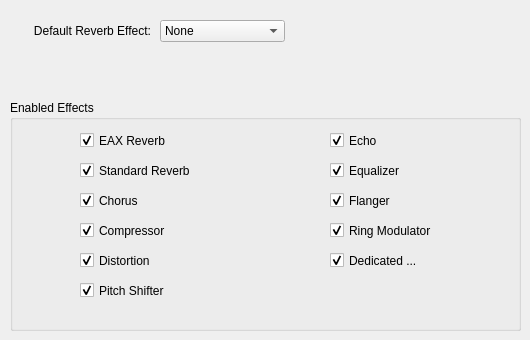
    <widget class="QWidget" name="tab_4">
     <attribute name="title">
      <string>Effects</string>
     </attribute>
     <widget class="QGroupBox" name="groupBox_5">
      <property name="geometry">
       <rect>
        <x>10</x>
        <y>100</y>
        <width>511</width>
        <height>231</height>
       </rect>
      </property>
      <property name="toolTip">
       <string>Specifies which effects apps can recognize. Disabling effects
can help for apps that try to use ones that are too intensive
for the system to handle.</string>
      </property>
      <property name="title">
       <string>Enabled Effects</string>
      </property>
      <widget class="QCheckBox" name="enableEaxReverbCheck">
       <property name="geometry">
        <rect>
         <x>70</x>
         <y>30</y>
         <width>131</width>
         <height>21</height>
        </rect>
       </property>
       <property name="text">
        <string>EAX Reverb</string>
       </property>
       <property name="checked">
        <bool>true</bool>
       </property>
      </widget>
      <widget class="QCheckBox" name="enableStdReverbCheck">
       <property name="geometry">
        <rect>
         <x>70</x>
         <y>60</y>
         <width>131</width>
         <height>21</height>
        </rect>
       </property>
       <property name="text">
        <string>Standard Reverb</string>
       </property>
       <property name="checked">
        <bool>true</bool>
       </property>
      </widget>
      <widget class="QCheckBox" name="enableChorusCheck">
       <property name="geometry">
        <rect>
         <x>70</x>
         <y>90</y>
         <width>131</width>
         <height>21</height>
        </rect>
       </property>
       <property name="text">
        <string>Chorus</string>
       </property>
       <property name="checked">
        <bool>true</bool>
       </property>
      </widget>
      <widget class="QCheckBox" name="enableDistortionCheck">
       <property name="geometry">
        <rect>
         <x>70</x>
         <y>150</y>
         <width>131</width>
         <height>21</height>
        </rect>
       </property>
       <property name="text">
        <string>Distortion</string>
       </property>
       <property name="checked">
        <bool>true</bool>
       </property>
      </widget>
      <widget class="QCheckBox" name="enableEchoCheck">
       <property name="geometry">
        <rect>
         <x>320</x>
         <y>30</y>
         <width>131</width>
         <height>21</height>
        </rect>
       </property>
       <property name="text">
        <string>Echo</string>
       </property>
       <property name="checked">
        <bool>true</bool>
       </property>
      </widget>
      <widget class="QCheckBox" name="enableEqualizerCheck">
       <property name="geometry">
        <rect>
         <x>320</x>
         <y>60</y>
         <width>131</width>
         <height>21</height>
        </rect>
       </property>
       <property name="text">
        <string>Equalizer</string>
       </property>
       <property name="checked">
        <bool>true</bool>
       </property>
      </widget>
      <widget class="QCheckBox" name="enableFlangerCheck">
       <property name="geometry">
        <rect>
         <x>320</x>
         <y>90</y>
         <width>131</width>
         <height>21</height>
        </rect>
       </property>
       <property name="text">
        <string>Flanger</string>
       </property>
       <property name="checked">
        <bool>true</bool>
       </property>
      </widget>
      <widget class="QCheckBox" name="enableModulatorCheck">
       <property name="geometry">
        <rect>
         <x>320</x>
         <y>120</y>
         <width>131</width>
         <height>21</height>
        </rect>
       </property>
       <property name="text">
        <string>Ring Modulator</string>
       </property>
       <property name="checked">
        <bool>true</bool>
       </property>
      </widget>
      <widget class="QCheckBox" name="enableDedicatedCheck">
       <property name="geometry">
        <rect>
         <x>320</x>
         <y>150</y>
         <width>131</width>
         <height>21</height>
        </rect>
       </property>
       <property name="toolTip">
        <string>Enables both the Dedicated Dialog and Dedicated LFE effects
added by the ALC_EXT_DEDICATED extension.</string>
       </property>
       <property name="text">
        <string>Dedicated ...</string>
       </property>
       <property name="checked">
        <bool>true</bool>
       </property>
      </widget>
      <widget class="QCheckBox" name="enableCompressorCheck">
       <property name="geometry">
        <rect>
         <x>70</x>
         <y>120</y>
         <width>111</width>
         <height>21</height>
        </rect>
       </property>
       <property name="text">
        <string>Compressor</string>
       </property>
       <property name="checked">
        <bool>true</bool>
       </property>
      </widget>
      <widget class="QCheckBox" name="enablePitchShifterCheck">
       <property name="geometry">
        <rect>
         <x>70</x>
         <y>180</y>
         <width>131</width>
         <height>21</height>
        </rect>
       </property>
       <property name="text">
        <string>Pitch Shifter</string>
       </property>
       <property name="checked">
        <bool>true</bool>
       </property>
      </widget>
     </widget>
     <widget class="QLabel" name="label_13">
      <property name="geometry">
       <rect>
        <x>10</x>
        <y>20</y>
        <width>141</width>
        <height>21</height>
       </rect>
      </property>
      <property name="text">
       <string>Default Reverb Effect:</string>
      </property>
      <property name="alignment">
       <set>Qt::AlignRight|Qt::AlignTrailing|Qt::AlignVCenter</set>
      </property>
     </widget>
     <widget class="QComboBox" name="defaultReverbComboBox">
      <property name="geometry">
       <rect>
        <x>160</x>
        <y>20</y>
        <width>108</width>
        <height>20</height>
       </rect>
      </property>
      <property name="sizeAdjustPolicy">
       <enum>QComboBox::AdjustToContents</enum>
      </property>
      <item>
       <property name="text">
        <string>None</string>
       </property>
      </item>
      <item>
       <property name="text">
        <string>Generic</string>
       </property>
      </item>
      <item>
       <property name="text">
        <string>PaddedCell</string>
       </property>
      </item>
      <item>
       <property name="text">
        <string>Room</string>
       </property>
      </item>
      <item>
       <property name="text">
        <string>Bathroom</string>
       </property>
      </item>
      <item>
       <property name="text">
        <string>Livingroom</string>
       </property>
      </item>
      <item>
       <property name="text">
        <string>Stoneroom</string>
       </property>
      </item>
      <item>
       <property name="text">
        <string>Auditorium</string>
       </property>
      </item>
      <item>
       <property name="text">
        <string>ConcertHall</string>
       </property>
      </item>
      <item>
       <property name="text">
        <string>Cave</string>
       </property>
      </item>
      <item>
       <property name="text">
        <string>Arena</string>
       </property>
      </item>
      <item>
       <property name="text">
        <string>Hangar</string>
       </property>
      </item>
      <item>
       <property name="text">
        <string>CarpetedHallway</string>
       </property>
      </item>
      <item>
       <property name="text">
        <string>Hallway</string>
       </property>
      </item>
      <item>
       <property name="text">
        <string>StoneCorridor</string>
       </property>
      </item>
      <item>
       <property name="text">
        <string>Alley</string>
       </property>
      </item>
      <item>
       <property name="text">
        <string>Forest</string>
       </property>
      </item>
      <item>
       <property name="text">
        <string>City</string>
       </property>
      </item>
      <item>
       <property name="text">
        <string>Mountains</string>
       </property>
      </item>
      <item>
       <property name="text">
        <string>Quarry</string>
       </property>
      </item>
      <item>
       <property name="text">
        <string>Plain</string>
       </property>
      </item>
      <item>
       <property name="text">
        <string>ParkingLot</string>
       </property>
      </item>
      <item>
       <property name="text">
        <string>SewerPipe</string>
       </property>
      </item>
      <item>
       <property name="text">
        <string>Underwater</string>
       </property>
      </item>
      <item>
       <property name="text">
        <string>Drugged</string>
       </property>
      </item>
      <item>
       <property name="text">
        <string>Dizzy</string>
       </property>
      </item>
      <item>
       <property name="text">
        <string>Psychotic</string>
       </property>
      </item>
     </widget>
    </widget>
